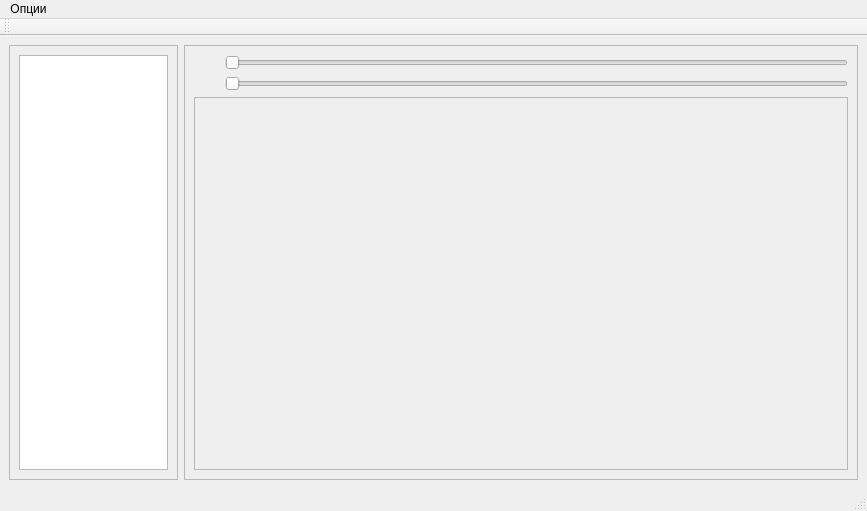
<?xml version="1.0" encoding="UTF-8"?>
<ui version="4.0">
 <class>Main2DWindow</class>
 <widget class="QMainWindow" name="Main2DWindow">
  <property name="geometry">
   <rect>
    <x>0</x>
    <y>0</y>
    <width>867</width>
    <height>511</height>
   </rect>
  </property>
  <property name="windowTitle">
   <string>Каналы гиперкуба</string>
  </property>
  <widget class="QWidget" name="centralwidget">
   <layout class="QHBoxLayout" name="horizontalLayout" stretch="1,4">
    <item>
     <widget class="QFrame" name="frame">
      <property name="minimumSize">
       <size>
        <width>150</width>
        <height>0</height>
       </size>
      </property>
      <property name="frameShape">
       <enum>QFrame::StyledPanel</enum>
      </property>
      <property name="frameShadow">
       <enum>QFrame::Raised</enum>
      </property>
      <layout class="QVBoxLayout" name="verticalLayout">
       <item>
        <widget class="QListWidget" name="listWidget">
         <property name="minimumSize">
          <size>
           <width>50</width>
           <height>0</height>
          </size>
         </property>
        </widget>
       </item>
      </layout>
     </widget>
    </item>
    <item>
     <widget class="QFrame" name="frame_2">
      <property name="frameShape">
       <enum>QFrame::StyledPanel</enum>
      </property>
      <property name="frameShadow">
       <enum>QFrame::Raised</enum>
      </property>
      <layout class="QVBoxLayout" name="verticalLayout_2" stretch="1,8">
       <item>
        <layout class="QGridLayout" name="gridLayout">
         <item row="0" column="1">
          <widget class="QSlider" name="SliderContrastMin">
           <property name="orientation">
            <enum>Qt::Horizontal</enum>
           </property>
          </widget>
         </item>
         <item row="1" column="1">
          <widget class="QSlider" name="SliderContrastMax">
           <property name="orientation">
            <enum>Qt::Horizontal</enum>
           </property>
          </widget>
         </item>
         <item row="0" column="0">
          <widget class="QLabel" name="LeftVal">
           <property name="minimumSize">
            <size>
             <width>25</width>
             <height>0</height>
            </size>
           </property>
           <property name="text">
            <string/>
           </property>
          </widget>
         </item>
         <item row="1" column="0">
          <widget class="QLabel" name="rightVal">
           <property name="text">
            <string/>
           </property>
          </widget>
         </item>
        </layout>
       </item>
       <item>
        <widget class="QFrame" name="frameCustomPlot">
         <property name="frameShape">
          <enum>QFrame::StyledPanel</enum>
         </property>
         <property name="frameShadow">
          <enum>QFrame::Raised</enum>
         </property>
         <layout class="QGridLayout" name="gridLayout_2" rowstretch="0,999,0" columnstretch="0,999,0" rowminimumheight="0,0,0" columnminimumwidth="0,0,0">
          <property name="sizeConstraint">
           <enum>QLayout::SetDefaultConstraint</enum>
          </property>
          <property name="leftMargin">
           <number>0</number>
          </property>
          <property name="topMargin">
           <number>0</number>
          </property>
          <property name="rightMargin">
           <number>0</number>
          </property>
          <property name="bottomMargin">
           <number>0</number>
          </property>
          <property name="spacing">
           <number>0</number>
          </property>
          <item row="1" column="1">
           <widget class="QCustomPlot" name="customPlot" native="true">
            <property name="sizePolicy">
             <sizepolicy hsizetype="Preferred" vsizetype="Preferred">
              <horstretch>0</horstretch>
              <verstretch>0</verstretch>
             </sizepolicy>
            </property>
            <property name="contextMenuPolicy">
             <enum>Qt::CustomContextMenu</enum>
            </property>
           </widget>
          </item>
          <item row="1" column="0">
           <spacer name="horizontalSpacer">
            <property name="orientation">
             <enum>Qt::Horizontal</enum>
            </property>
            <property name="sizeType">
             <enum>QSizePolicy::Expanding</enum>
            </property>
            <property name="sizeHint" stdset="0">
             <size>
              <width>0</width>
              <height>0</height>
             </size>
            </property>
           </spacer>
          </item>
          <item row="1" column="2">
           <spacer name="horizontalSpacer_2">
            <property name="orientation">
             <enum>Qt::Horizontal</enum>
            </property>
            <property name="sizeHint" stdset="0">
             <size>
              <width>0</width>
              <height>0</height>
             </size>
            </property>
           </spacer>
          </item>
          <item row="0" column="1">
           <spacer name="verticalSpacer">
            <property name="orientation">
             <enum>Qt::Vertical</enum>
            </property>
            <property name="sizeType">
             <enum>QSizePolicy::Expanding</enum>
            </property>
            <property name="sizeHint" stdset="0">
             <size>
              <width>0</width>
              <height>0</height>
             </size>
            </property>
           </spacer>
          </item>
          <item row="2" column="1">
           <spacer name="verticalSpacer_2">
            <property name="orientation">
             <enum>Qt::Vertical</enum>
            </property>
            <property name="sizeHint" stdset="0">
             <size>
              <width>0</width>
              <height>0</height>
             </size>
            </property>
           </spacer>
          </item>
         </layout>
        </widget>
       </item>
      </layout>
     </widget>
    </item>
   </layout>
  </widget>
  <widget class="QStatusBar" name="statusbar"/>
  <widget class="QMenuBar" name="menubar">
   <property name="geometry">
    <rect>
     <x>0</x>
     <y>0</y>
     <width>867</width>
     <height>21</height>
    </rect>
   </property>
   <widget class="QMenu" name="menuOptions">
    <property name="title">
     <string>Опции</string>
    </property>
    <widget class="QMenu" name="subMenuImage">
     <property name="title">
      <string>Изображение</string>
     </property>
     <addaction name="actionInterpolation"/>
    </widget>
    <addaction name="subMenuImage"/>
    <addaction name="polygonTool"/>
   </widget>
   <addaction name="menuOptions"/>
  </widget>
  <widget class="QToolBar" name="toolBar">
   <property name="windowTitle">
    <string>toolBar</string>
   </property>
   <attribute name="toolBarArea">
    <enum>TopToolBarArea</enum>
   </attribute>
   <attribute name="toolBarBreak">
    <bool>false</bool>
   </attribute>
  </widget>
  <action name="actionInterpolation">
   <property name="checkable">
    <bool>true</bool>
   </property>
   <property name="text">
    <string>Интерполяция</string>
   </property>
  </action>
  <action name="polygonTool">
   <property name="text">
    <string>Выделение области</string>
   </property>
  </action>
 </widget>
 <customwidgets>
  <customwidget>
   <class>QCustomPlot</class>
   <extends>QWidget</extends>
   <header>../../Library/QCustomPlot.h</header>
   <container>1</container>
  </customwidget>
 </customwidgets>
 <resources/>
 <connections>
  <connection>
   <sender>SliderContrastMin</sender>
   <signal>valueChanged(int)</signal>
   <receiver>LeftVal</receiver>
   <slot>setNum(int)</slot>
   <hints>
    <hint type="sourcelabel">
     <x>256</x>
     <y>59</y>
    </hint>
    <hint type="destinationlabel">
     <x>198</x>
     <y>62</y>
    </hint>
   </hints>
  </connection>
  <connection>
   <sender>SliderContrastMax</sender>
   <signal>valueChanged(int)</signal>
   <receiver>rightVal</receiver>
   <slot>setNum(int)</slot>
   <hints>
    <hint type="sourcelabel">
     <x>250</x>
     <y>85</y>
    </hint>
    <hint type="destinationlabel">
     <x>198</x>
     <y>89</y>
    </hint>
   </hints>
  </connection>
 </connections>
</ui>
